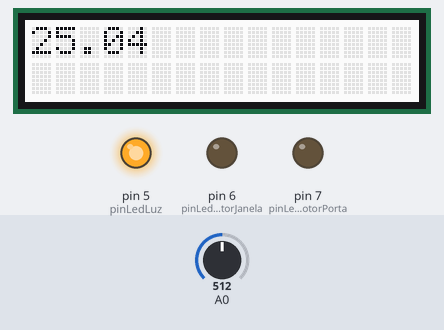
A sketch run on a simulated Arduino Uno, built with avr-gcc and run on an emulated ATmega328P. On the bench: 16×2 character LCD, output pins drawn as LEDs (lit = HIGH). Inputs (shaded band) come from the test bench; at power-on: A0 = 512. What the sketch prints to the serial monitor is not drawn.

Above: at 1.2 s.
1.3 s: A0 set to 242
At 2.5 s:
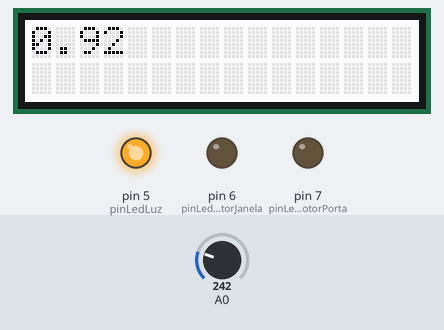
4.1 s: A0 set to 205
At 5.0 s:
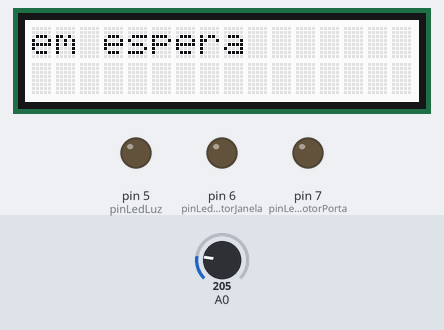
7.1 s: A0 set to 122
At 7.6 s:
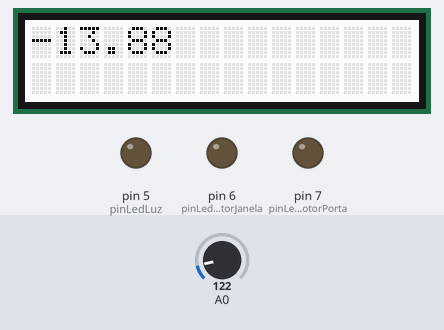
Timing chart, 0 to 10.1 s (numbered marks = the images above; inputs shaded):
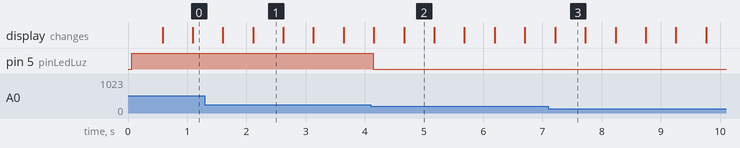

The sketch:

testes.ino
```cpp
//motor de passo
#include <Stepper.h>
#define STEPS 48
#define ITENS_CONTA_MAX 10

//variaveis do controle BT
#include <SoftwareSerial.h>
byte comando[2]; // primeiro byte o que fazer, segundo parâmetro
//SoftwareSerial celular(10,11);


#include <math.h>

Stepper stepper(STEPS, 8, 12, 9, 13);

//lcd
#include <Wire.h>
#include "rgb_lcd.h"

rgb_lcd lcd;


//constantes pinos
int pinLedMotorPorta = 7;       //MOTOR PORTA
int pinLedMotorJanela = 6;       //MOTOR JANELA
int pinLedLuz = 5;       //luz do quarto
int pinLedArCond = 5;
int pinAnalogTemperatura;

//variaveis

float resistance;
float leituraTemp;

int b = 3975;                   //b value of the thermistor
int estado = 0;                 //ESTADO = 0 -> EM ESPERA, ESTADO = 1 -> PORTA , ESTADO = 2 -> JANELA, ESTADO = 3 -> COFRE
int abrirPorta = 1;
int fecharPorta = 0;
int abrirJanela = 1;
int fecharJanela = 0;
int abrirCofre = 1;
int fecharCofre = 0;
int segurancaCofre = 1;
int temperatura;


//ar condicionado fictício
int temperaturaAr= 20; //inicia em 20 graus

//controle da conta

String itensDescricao[10]={ "uno", "duo", "tri" };;
float itensPreco[10];
int itensConsumidos=0;
float total=0;

//
int porta = 0;//porta fechada


void setup() {

  // inicializações

  lcd.begin(16, 2);
  Serial.begin(9600);

    //PINOS DE SAIDA
    pinMode(pinLedMotorPorta, OUTPUT);
    pinMode(pinLedMotorJanela, OUTPUT);

    pinMode(pinLedArCond, OUTPUT);

    //Motor de passo
    stepper.setSpeed(30);
	Serial.print("funciona");

}

void loop() {

  //atualizacao da conta
  /*
  while (Serial.available() > 0) {
    itensDescricao[itensConsumidos]=Serial.readStringUntil(';');
    itensPreco[itensConsumidos]=Serial.parseFloat();
    itensConsumidos++;
    total+=itensPreco[itensConsumidos];


    if (Serial.read() == '\n') {
     //A MODIFICAR
    }
  }
  */

    String linha1 ="Hora:";
    int hora=2;
    linha1.concat(hora);
    linha1.concat("Conta:");
    linha1.concat(total);
    //controle de temperatura
    pinAnalogTemperatura = analogRead(0);

    resistance=(float)(1023-pinAnalogTemperatura)*10000/pinAnalogTemperatura; //get the resistance of the sensor;
    leituraTemp=1/(log(resistance/10000)/b+1/298.15)-273.15;//convert to temperature via datasheet ;
    if(leituraTemp >= temperatura + 1)
      digitalWrite(pinLedArCond, HIGH);
    else
      if(leituraTemp <= temperatura - 1)
       digitalWrite(pinLedArCond, LOW);
    Serial.println(leituraTemp);
    lcd.clear();
    lcd.print(leituraTemp);
    delay(500);

    //controle de estado  l
	Serial.print("olha isso bruno");

  if (Serial.available())
  {
     while(Serial.available())
     {
       Serial.readBytes(comando,2);
     }

  }


     switch (comando[0]){
      case 1:
        digitalWrite( pinLedMotorPorta, HIGH);
        digitalWrite( pinLedMotorJanela, LOW);

		if(porta==0){
			stepper.step(48);
			porta==1;
		}
		else{
			stepper.step(-48);
			porta==1;

		}
        lcd.clear();
        lcd.print("porta");
        delay(500);
        break;

      case 2:
        digitalWrite( pinLedMotorPorta, LOW);
        digitalWrite( pinLedMotorJanela, HIGH);

      lcd.clear();
        //gerenciamento do motor
        if(comando[1] == 1){
      stepper.step(48);
      lcd.print("Janela : <<");
    }
        else{
      stepper.step(-48);
      lcd.print("Janela : >>");
     }

        delay(500);
        break;

  case 3:
    if(comando[1]==1) {
      temperatura++;


    }
    else{
      temperatura--;
    }

    lcd.print("Temperatura:");
    lcd.print(temperaturaAr);

        delay(500);
        break;


     case 4:
    analogWrite(pinLedLuz,comando[1]);
        lcd.clear();
        lcd.print("Ajustando luz");
        delay(500);
        break;

     default:
        digitalWrite( pinLedMotorPorta, LOW);
        digitalWrite( pinLedMotorJanela, LOW);

        lcd.clear();
        lcd.print("em espera");
        delay(500);
        break;

    }

}
```

SerialComRead.c
```cpp
#include <SoftwareSerial.h>// import the serial library


int ledpin=13; // led on D13 will show blink on / off
int BluetoothData; // the data given from Computer

void setup() {
  // put your setup code here, to run once:
  Serial.begin(9600);
  Serial.println("Bluetooth On please press 1 or 0 blink LED ..");
  pinMode(ledpin,OUTPUT);
}

void loop() {
  // put your main code here, to run repeatedly:
   if (Serial.available()){
		BluetoothData=Serial.read();
   if(BluetoothData=='2'){   // if number 1 pressed ....
   digitalWrite(ledpin,1);
   Serial.println("LED  On D13 ON ! ");
   }
  if (BluetoothData=='1'){// if number 0 pressed ....
  digitalWrite(ledpin,0);
   Serial.println("LED  On D13 Off ! ");
  }
}
delay(100);// prepare for next data ...
}
```

Measured:
- the behaviour switches between 224 and 223 on A0 (found by bisection; images 1 and 2)
- after the input at 1.3 s, the display: first differs from a run without the input after 0.81 s (image 1)
- after the input at 4.1 s, pin 5 (pinLedLuz): HIGH → LOW at once; the display: first changes after 0.05 s (image 2 shows a later state)
- after the input at 7.1 s, the display: changes after 0.11 s (image 3)
- what the display in image 1 shows lasts 0.5 s, from 2.1 s to 2.6 s
